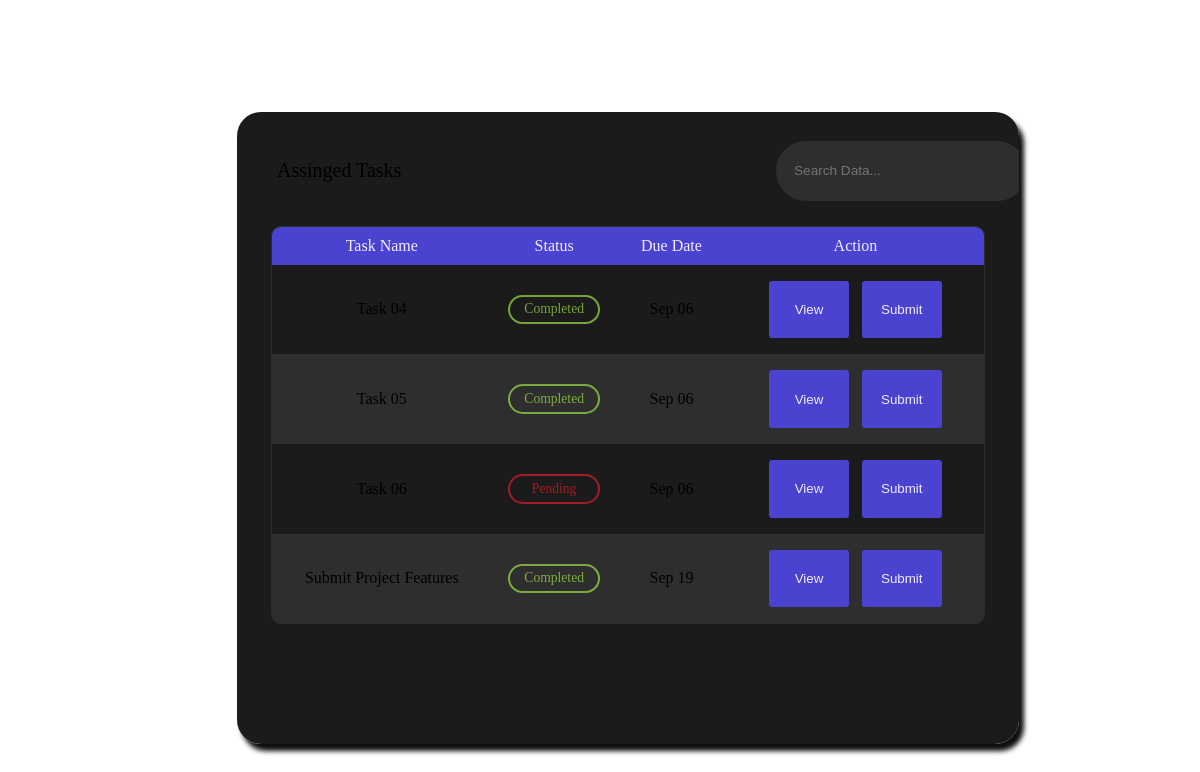
Screenshot of /pages/tasks_emp.php (signed in) with the database file from the repository.
### tables this page shows
CREATE TABLE `tasks` (
  `task_id` int(11) NOT NULL,
  `task_name` varchar(255) NOT NULL,
  `task_desc` text DEFAULT NULL,
  `task_status` enum('0','1') DEFAULT '1',
  `due_date` date DEFAULT NULL,
  `created_at` timestamp NOT NULL DEFAULT current_timestamp()
);

### includes/tasks_list_model.inc.php (called while the page is built, shortened)
<?php
function get_employee_assigned_task_list(object $pdo, $user_id)
{
    $query = "SELECT
    tasks.task_id,
    tasks.task_name,
    tasks.due_date,
    tasks.task_status
FROM
    tasks
JOIN
    task_emp_map tem ON tasks.task_id = tem.task_id AND tem.user_id = :user_id
";
    $stmt = $pdo->prepare($query);
    $stmt->bindParam(":user_id", $user_id);
    $stmt->execute();
    $result = $stmt->fetchAll(PDO::FETCH_ASSOC);
    return $result;
}

### includes/tasks_list.inc.php (called while the page is built, shortened)
<?php
try {
    require_once 'db-handler.php';
    require_once 'tasks_list_model.inc.php';
    $user_id = $_SESSION['user_data']['user_id'];
    if ($_SESSION["user_role_id"] === 'SUP') {
        $_SESSION['employee_task_list'] = $employee_task_list = get_employee_task_list($pdo, $user_id);
    } elseif ($_SESSION["user_role_id"] === 'EMP') {
        $_SESSION['employee_task_list'] = $employee_task_list = get_employee_assigned_task_list($pdo, $user_id);
    }
} catch (PDOException $e) {
    die("Query Failed: " . $e->getMessage());
}

### includes/tasks_list_view.inc.php (the view, shortened to what this page needs)
<?php
function show_emp_tasks_rows()
{
    if (isset($_SESSION['employee_task_list'])) {
        $task_list = $_SESSION['employee_task_list'];
        if (!empty($task_list)) {
            foreach ($task_list as $task) {
                echo '<tr>';
                echo '<td>' . $task['task_name'] . '</td>';
                echo '<td><p class="status ' . ($task['task_status'] == 0 ? 'approved' : 'pending') . '">' . ($task['task_status'] == 0 ? 'Completed' : 'Pending') . '</p></td>';
                echo '<td>' . ($formatted_date = date('M d', strtotime($task['due_date']))) . '</td>';
                echo '<td>';
                echo '<div class="action-btn-container">';
                echo '<form action="includes/manage_task.inc.php" method="post">';
                echo '<button class="action-btn approve-btn" type="submit" name="submitButton"><p>View</p></button>';
                echo '</form>';
                echo '<form action="includes/manage_task.inc.php" method="post">';
                echo '<button class="action-btn approve-btn" type="submit" name="submitButton"><p>Submit</p></button>';
                echo '</form>';
                echo '</td>';
                echo '</div>';
                echo '</tr>';
            }
        } else {
            echo '<tr>';
            echo '<td>' . '--' . '</td>';
            echo '<td>' . '--' . '</td>';
            echo '<td>' . '--' . '</td>';
            echo '</tr>';
        }
    }
}

### pages/tasks_emp.php (shortened to what this page needs)
<?php
include 'includes/tasks_list.inc.php';
include 'includes/tasks_list_view.inc.php';
?>
<!DOCTYPE html>
<html lang="en">
<head>
    <link rel="stylesheet" id="themeLink" type="text/css" href="./css/themes/dark.css?v=<?php echo time(); ?>">
    <link rel="stylesheet" href="./css/tasks_emp.css?v=<?php echo time(); ?>">
</head>
<body>
    <main class="main-content">
        <div class="dashboard_container">
            <section class="table__header">
                <h1>Assinged Tasks</h1>
                <div class="input-group">
                    <input type="search" placeholder="Search Data...">
                </div>
            </section>
            <section class="table-body">
                <table>
                    <thead>
                        <tr>
                            <th>Task Name</th>
                            <th>Status</th>
                            <th>Due Date</th>
                            <th>Action</th>
                        </tr>
                    </thead>
                    <tbody>
                        <?php show_emp_tasks_rows(); ?>
    </main>
</body>
</html>

### css/themes/dark.css (style rules this page uses)
:root { --primary-background-color: #171717; --primary-shadow-color: #0d0d0d; --primary-box-color: #1b1b1b; --primary-border-color: #f2ecff; --primary-top-nav-tcolor: #f2ecff; --primary-text-color: #f2ecff; --secondary-text-color: #585858; --secondary-border-color: #2e2e2e; --secondary-thead-color: #f2ecff; --secondary-tbody-color: #313131; --primary-red-color: #ff3f41; --primary-blue-color: #4a43d0; --primary-green-color: #579b00; --primary-white-color: #f2ecff; --secondary-blue-color: #7772dc; --secondary-green-color: #b1ff4d; --secondary-red-color: #ff1c2b; }

### css/tasks_emp.css (style rules this page uses)
.main-content { height: 100vh; display: flex; align-items: center; justify-content: center; gap: 2.5rem; margin-left: 3.5rem; }
.dashboard_container { min-width: 750px; height: 600px; margin-top: 2.5rem; padding: 1rem; overflow: scroll; background-color: var(--primary-box-color); box-shadow: 5px 7px 5px var(--primary-shadow-color); border-radius: 1.5rem; }
h1 { font-size: 1.25rem; font-weight: 500; }
.table__header { width: 100%; height: 10%; padding: 0.8rem 1.5rem; display: flex; justify-content: space-between; align-items: center; }
.table__header .input-group { width: 30%; height: 100%; background-color: var(--secondary-border-color); padding: 0 0.8rem; border-radius: 2rem; display: flex; justify-content: center; align-items: center; transition: 0.2s; }
.table__header .input-group input { font-size: 0.85rem; color: var(--primary-text-color); width: 100%; padding: 0 0.5rem 0 0.3rem; background-color: transparent; border: none; outline: none; }
.table-body { width: 95%; max-height: 85%; margin: 0.8rem auto; background-color: var(--primary-box-color); border: 1px solid var(--secondary-border-color); border-radius: 0.6rem; overflow: auto; }
table { width: 100%; }
table, th, td { text-align: center; border-collapse: collapse; padding: 1rem; }
thead th { padding: 0.6rem 1rem; position: sticky; top: 0; left: 0; background-color: var(--primary-blue-color); color: var(--primary-white-color); font-weight: 500; cursor: pointer; }
tbody tr:nth-child(even) { background-color: var(--secondary-border-color); }
.status { padding: 0.3rem; border-radius: 2rem; text-align: center; font-size: 0.85rem; }
.approved { opacity: 0.6; border: 2px solid var(--secondary-green-color); color: var(--secondary-green-color); }
.pending { opacity: 0.6; border: 2px solid var(--secondary-red-color); color: var(--secondary-red-color); }
.action-btn-container { display: flex; align-items: center; justify-content: center; width: auto; }
.action-btn { width: 5rem; margin-left: 0.4rem; margin-right: 0.4rem; }
button { width: 100%; transition: box-shadow 0.3s ease-in-out; border: none; border-radius: 3px; padding: 0.5rem; }
.approve-btn { color: var(--primary-white-color); background-color: var(--primary-blue-color); box-shadow: 0px 0px 0px var(--primary-blue-color); }
tbody tr { --delay: 0.1s; transition: 0.5s ease-in-out var(--delay), background-color 0s; }

### rows the page displays
tasks: task_name "Task 04", task_status "Completed", due_date "Sep 06"
tasks: task_name "Task 05", task_status "Completed", due_date "Sep 06"
tasks: task_name "Task 06", task_status "Pending", due_date "Sep 06"
tasks: task_name "Submit Project Features", task_status "Completed", due_date "Sep 19"
